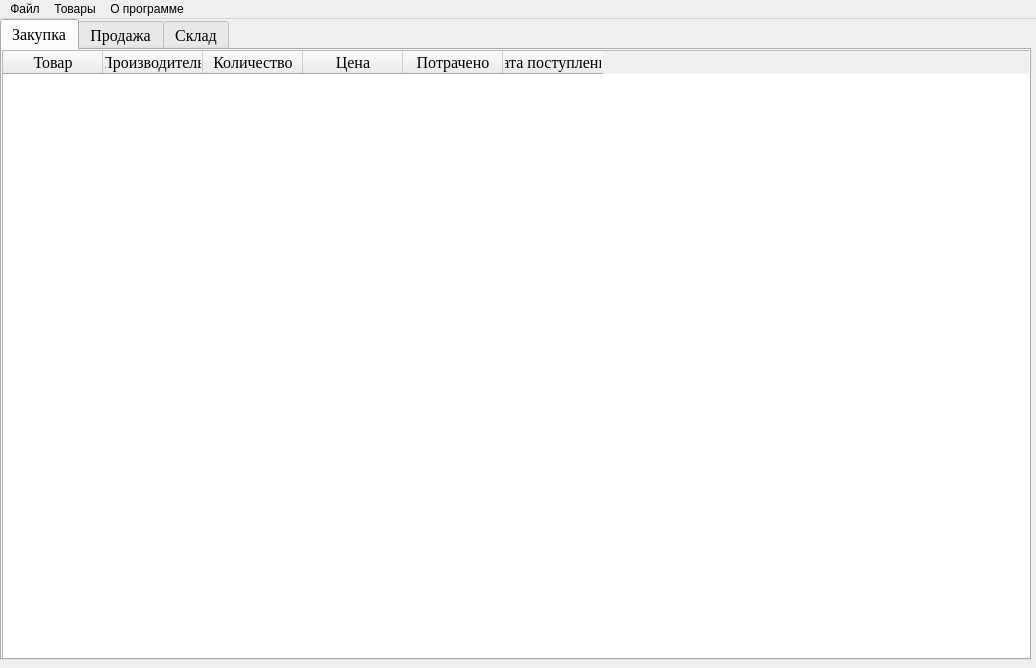
<?xml version="1.0" encoding="UTF-8"?>
<ui version="4.0">
 <class>MainWindow</class>
 <widget class="QMainWindow" name="MainWindow">
  <property name="geometry">
   <rect>
    <x>0</x>
    <y>0</y>
    <width>1036</width>
    <height>668</height>
   </rect>
  </property>
  <property name="windowTitle">
   <string>MainWindow</string>
  </property>
  <widget class="QWidget" name="centralwidget">
   <widget class="QTabWidget" name="tabWidget">
    <property name="geometry">
     <rect>
      <x>0</x>
      <y>0</y>
      <width>1031</width>
      <height>641</height>
     </rect>
    </property>
    <property name="font">
     <font>
      <family>Times New Roman</family>
      <pointsize>12</pointsize>
     </font>
    </property>
    <property name="currentIndex">
     <number>0</number>
    </property>
    <widget class="QWidget" name="tab">
     <attribute name="title">
      <string>Закупка</string>
     </attribute>
     <widget class="QTableWidget" name="tablePurchase">
      <property name="geometry">
       <rect>
        <x>0</x>
        <y>0</y>
        <width>1031</width>
        <height>611</height>
       </rect>
      </property>
      <column>
       <property name="text">
        <string>Товар</string>
       </property>
      </column>
      <column>
       <property name="text">
        <string>Производитель</string>
       </property>
      </column>
      <column>
       <property name="text">
        <string>Количество</string>
       </property>
      </column>
      <column>
       <property name="text">
        <string>Цена</string>
       </property>
      </column>
      <column>
       <property name="text">
        <string>Потрачено</string>
       </property>
      </column>
      <column>
       <property name="text">
        <string>Дата поступления</string>
       </property>
      </column>
     </widget>
    </widget>
    <widget class="QWidget" name="tab_2">
     <attribute name="title">
      <string>Продажа</string>
     </attribute>
     <widget class="QTableWidget" name="tableSale">
      <property name="geometry">
       <rect>
        <x>0</x>
        <y>0</y>
        <width>1031</width>
        <height>611</height>
       </rect>
      </property>
      <column>
       <property name="text">
        <string>Товар</string>
       </property>
      </column>
      <column>
       <property name="text">
        <string>Производитель</string>
       </property>
      </column>
      <column>
       <property name="text">
        <string>Продано</string>
       </property>
      </column>
      <column>
       <property name="text">
        <string>Цена</string>
       </property>
      </column>
      <column>
       <property name="text">
        <string>Выручка</string>
       </property>
      </column>
      <column>
       <property name="text">
        <string>Дата продажи</string>
       </property>
      </column>
     </widget>
    </widget>
    <widget class="QWidget" name="tab_3">
     <attribute name="title">
      <string>Склад</string>
     </attribute>
     <widget class="QTableWidget" name="tableStock">
      <property name="geometry">
       <rect>
        <x>0</x>
        <y>0</y>
        <width>1031</width>
        <height>611</height>
       </rect>
      </property>
      <column>
       <property name="text">
        <string>Товар</string>
       </property>
      </column>
      <column>
       <property name="text">
        <string>Производитель</string>
       </property>
      </column>
      <column>
       <property name="text">
        <string>Остаток</string>
       </property>
      </column>
     </widget>
    </widget>
   </widget>
  </widget>
  <widget class="QMenuBar" name="menubar">
   <property name="geometry">
    <rect>
     <x>0</x>
     <y>0</y>
     <width>1036</width>
     <height>21</height>
    </rect>
   </property>
   <widget class="QMenu" name="menu">
    <property name="title">
     <string>О программе</string>
    </property>
    <addaction name="actionHelp"/>
   </widget>
   <widget class="QMenu" name="menu_2">
    <property name="title">
     <string>Файл</string>
    </property>
    <addaction name="actionSave"/>
    <addaction name="actionLoad"/>
    <addaction name="actionReport"/>
   </widget>
   <widget class="QMenu" name="menu_3">
    <property name="title">
     <string>Товары</string>
    </property>
    <addaction name="actionBuy"/>
    <addaction name="actionSell"/>
    <addaction name="actionEdit"/>
    <addaction name="actionDelete"/>
   </widget>
   <addaction name="menu_2"/>
   <addaction name="menu_3"/>
   <addaction name="menu"/>
  </widget>
  <action name="actionSave">
   <property name="icon">
    <iconset theme="QIcon::ThemeIcon::DocumentSave"/>
   </property>
   <property name="text">
    <string>Сохранить</string>
   </property>
   <property name="shortcut">
    <string>Ctrl+S</string>
   </property>
  </action>
  <action name="actionLoad">
   <property name="icon">
    <iconset theme="QIcon::ThemeIcon::FolderOpen"/>
   </property>
   <property name="text">
    <string>Загрузить</string>
   </property>
   <property name="shortcut">
    <string>Ctrl+O</string>
   </property>
  </action>
  <action name="actionReport">
   <property name="icon">
    <iconset theme="QIcon::ThemeIcon::MailSend"/>
   </property>
   <property name="text">
    <string>Создать тчет</string>
   </property>
   <property name="shortcut">
    <string>Ctrl+R</string>
   </property>
  </action>
  <action name="actionHelp">
   <property name="icon">
    <iconset theme="QIcon::ThemeIcon::DocumentOpenRecent"/>
   </property>
   <property name="text">
    <string>Справка</string>
   </property>
   <property name="shortcut">
    <string>F1</string>
   </property>
  </action>
  <action name="actionBuy">
   <property name="text">
    <string>Добавить покупку</string>
   </property>
   <property name="shortcut">
    <string>Ctrl+B</string>
   </property>
  </action>
  <action name="actionSell">
   <property name="text">
    <string>Добавить продажу</string>
   </property>
   <property name="shortcut">
    <string>Ctrl+V</string>
   </property>
  </action>
  <action name="actionEdit">
   <property name="text">
    <string>Редактировать</string>
   </property>
   <property name="shortcut">
    <string>Ctrl+E</string>
   </property>
  </action>
  <action name="actionDelete">
   <property name="text">
    <string>Удалить</string>
   </property>
   <property name="shortcut">
    <string>Del</string>
   </property>
  </action>
 </widget>
 <resources/>
 <connections/>
</ui>
